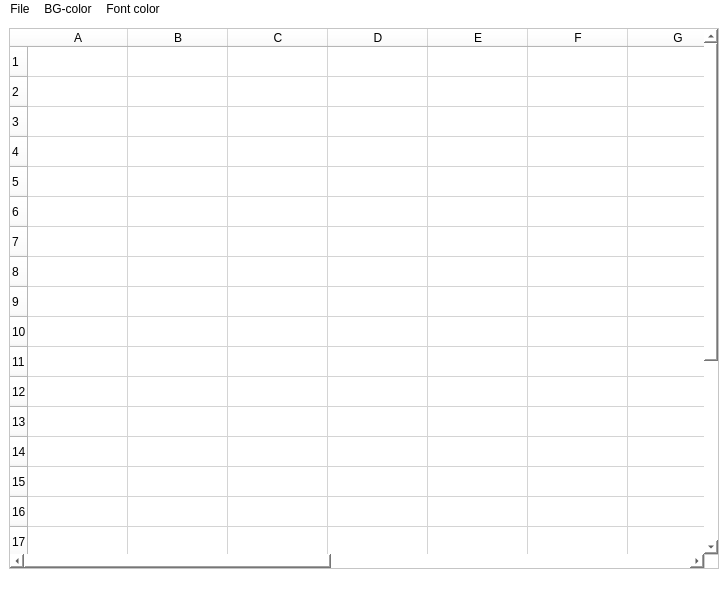
<?xml version="1.0" encoding="UTF-8"?>
<ui version="4.0">
 <class>MainWindow</class>
 <widget class="QMainWindow" name="MainWindow">
  <property name="geometry">
   <rect>
    <x>0</x>
    <y>0</y>
    <width>728</width>
    <height>600</height>
   </rect>
  </property>
  <property name="windowTitle">
   <string>pExcel</string>
  </property>
  <property name="styleSheet">
   <string notr="true">background-color: rgb(255, 255, 255);</string>
  </property>
  <widget class="QWidget" name="centralwidget">
   <layout class="QHBoxLayout" name="horizontalLayout">
    <item>
     <layout class="QVBoxLayout" name="verticalLayout">
      <item>
       <widget class="QTableWidget" name="tableWidget">
        <property name="maximumSize">
         <size>
          <width>16777215</width>
          <height>16777215</height>
         </size>
        </property>
        <property name="contextMenuPolicy">
         <enum>Qt::CustomContextMenu</enum>
        </property>
        <row>
         <property name="text">
          <string>1</string>
         </property>
        </row>
        <row>
         <property name="text">
          <string>2</string>
         </property>
        </row>
        <row>
         <property name="text">
          <string>3</string>
         </property>
        </row>
        <row>
         <property name="text">
          <string>4</string>
         </property>
        </row>
        <row>
         <property name="text">
          <string>5</string>
         </property>
        </row>
        <row>
         <property name="text">
          <string>6</string>
         </property>
        </row>
        <row>
         <property name="text">
          <string>7</string>
         </property>
        </row>
        <row>
         <property name="text">
          <string>8</string>
         </property>
        </row>
        <row>
         <property name="text">
          <string>9</string>
         </property>
        </row>
        <row>
         <property name="text">
          <string>10</string>
         </property>
        </row>
        <row>
         <property name="text">
          <string>11</string>
         </property>
        </row>
        <row>
         <property name="text">
          <string>12</string>
         </property>
        </row>
        <row>
         <property name="text">
          <string>13</string>
         </property>
        </row>
        <row>
         <property name="text">
          <string>14</string>
         </property>
        </row>
        <row>
         <property name="text">
          <string>15</string>
         </property>
        </row>
        <row>
         <property name="text">
          <string>16</string>
         </property>
        </row>
        <row>
         <property name="text">
          <string>17</string>
         </property>
        </row>
        <row>
         <property name="text">
          <string>18</string>
         </property>
        </row>
        <row>
         <property name="text">
          <string>20</string>
         </property>
        </row>
        <row>
         <property name="text">
          <string>21</string>
         </property>
        </row>
        <row>
         <property name="text">
          <string>22</string>
         </property>
        </row>
        <row>
         <property name="text">
          <string>23</string>
         </property>
        </row>
        <row>
         <property name="text">
          <string>24</string>
         </property>
        </row>
        <row>
         <property name="text">
          <string>25</string>
         </property>
        </row>
        <row>
         <property name="text">
          <string>26</string>
         </property>
        </row>
        <column>
         <property name="text">
          <string>A</string>
         </property>
        </column>
        <column>
         <property name="text">
          <string>B</string>
         </property>
        </column>
        <column>
         <property name="text">
          <string>C</string>
         </property>
        </column>
        <column>
         <property name="text">
          <string>D</string>
         </property>
        </column>
        <column>
         <property name="text">
          <string>E</string>
         </property>
        </column>
        <column>
         <property name="text">
          <string>F</string>
         </property>
        </column>
        <column>
         <property name="text">
          <string>G</string>
         </property>
        </column>
        <column>
         <property name="text">
          <string>H</string>
         </property>
        </column>
        <column>
         <property name="text">
          <string>I</string>
         </property>
        </column>
        <column>
         <property name="text">
          <string>J</string>
         </property>
        </column>
        <column>
         <property name="text">
          <string>K</string>
         </property>
        </column>
        <column>
         <property name="text">
          <string>L</string>
         </property>
        </column>
        <column>
         <property name="text">
          <string>M</string>
         </property>
        </column>
       </widget>
      </item>
     </layout>
    </item>
   </layout>
  </widget>
  <widget class="QMenuBar" name="menubar">
   <property name="geometry">
    <rect>
     <x>0</x>
     <y>0</y>
     <width>728</width>
     <height>23</height>
    </rect>
   </property>
   <widget class="QMenu" name="menu">
    <property name="title">
     <string>File</string>
    </property>
    <addaction name="actionOpen"/>
    <addaction name="actionSave"/>
   </widget>
   <widget class="QMenu" name="menu_2">
    <property name="title">
     <string>BG-color</string>
    </property>
    <addaction name="separator"/>
    <addaction name="separator"/>
    <addaction name="action_5"/>
    <addaction name="action_6"/>
    <addaction name="action_7"/>
    <addaction name="action_8"/>
    <addaction name="action_9"/>
    <addaction name="action_10"/>
   </widget>
   <widget class="QMenu" name="menu_3">
    <property name="title">
     <string>Font color</string>
    </property>
    <addaction name="action_11"/>
    <addaction name="action_12"/>
    <addaction name="action_13"/>
    <addaction name="action_14"/>
    <addaction name="action_15"/>
    <addaction name="action_16"/>
   </widget>
   <addaction name="menu"/>
   <addaction name="menu_2"/>
   <addaction name="menu_3"/>
  </widget>
  <widget class="QStatusBar" name="statusbar"/>
  <action name="actionOpen">
   <property name="text">
    <string>Open</string>
   </property>
  </action>
  <action name="actionSave">
   <property name="text">
    <string>Save</string>
   </property>
  </action>
  <action name="action_5">
   <property name="text">
    <string>Red</string>
   </property>
  </action>
  <action name="action_6">
   <property name="text">
    <string>Blue</string>
   </property>
  </action>
  <action name="action_7">
   <property name="text">
    <string>Yellow</string>
   </property>
  </action>
  <action name="action_8">
   <property name="text">
    <string>Black</string>
   </property>
  </action>
  <action name="action_9">
   <property name="text">
    <string>White</string>
   </property>
  </action>
  <action name="action_10">
   <property name="text">
    <string>Purple</string>
   </property>
  </action>
  <action name="action_11">
   <property name="text">
    <string>Red</string>
   </property>
  </action>
  <action name="action_12">
   <property name="text">
    <string>Blue</string>
   </property>
  </action>
  <action name="action_13">
   <property name="text">
    <string>Yellow</string>
   </property>
  </action>
  <action name="action_14">
   <property name="text">
    <string>Black</string>
   </property>
  </action>
  <action name="action_15">
   <property name="text">
    <string>White</string>
   </property>
  </action>
  <action name="action_16">
   <property name="text">
    <string>Purple</string>
   </property>
  </action>
 </widget>
 <resources/>
 <connections/>
 <slots>
  <signal>signal1()</signal>
 </slots>
</ui>
